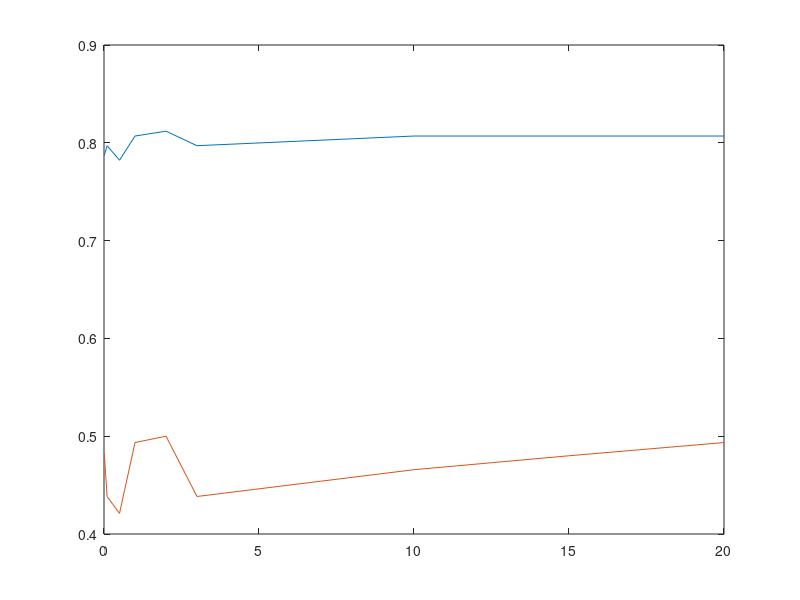

Write MATLAB code to recreate this figure. (Note: this script raises an error after producing the figure.)

%clear
% load tool_descriptors;
 ALPHA=[0.01,0.1,0.5,1,2,3,10,15,20];
% acc=zeros(length(ALPHA),2);
% k=1;
% max_iter=1000;
% for alpha=ALPHA
%     [acc(k,1),acc(k,2)]=cross_val(X,Y,alpha,max_iter);
%     k=k+1;
% end
load metrics
figure

p=plot(ALPHA,acc(:,1),ALPHA,acc(:,2));

p(1).LineWidth = 2;
p(2).LineWidth = 2;

p(1).Marker = '*';
p(2).Marker = '*';

legend('accuracy','F1-score');
xlabel('alpha'); ylabel('performance metric');

title('the impact of the hyper parameter alpha on the performance of the model')

